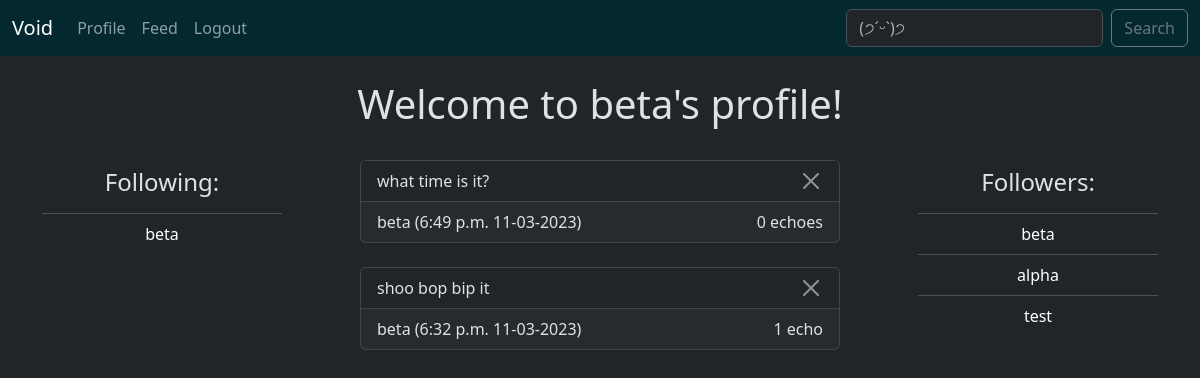
The app's page /profile/beta (signed in) with its own data.
### twitclone/models.py (models this page shows)
class Profile(models.Model):
    user = models.OneToOneField(User, on_delete=models.CASCADE, related_name="profile_user")
    follows = models.ManyToManyField("self",
        related_name="followed_by",
        symmetrical=False,
        blank=True)
    def __str__(self):
        return self.user.username

class Post(models.Model):
    post = models.CharField(max_length=300)
    post_time = models.DateTimeField(auto_now_add=True)
    likes = models.ManyToManyField(Profile,
        related_name="likes",
        blank=True)
    poster = models.ForeignKey(Profile, on_delete=models.CASCADE)
    def __str__(self):
        return (
            f"{self.id} "
            f"{self.poster} "
            f"({self.post_time:%I:%M %p %m-%d-%Y})"
        )

### twitclone/views.py (the view)
# urls.py: path('profile/<str:profile_name>', views.profile, name='profile'),
@login_required
def profile(request, profile_name):
    if Profile.objects.filter(user__username=profile_name).exists():
        profile = Profile.objects.get(user__username=profile_name)
        if request.method == "POST":
            if "follow" in request.POST:
                request.user.profile_user.follows.add(profile)
            elif "delete_post" in request.POST:
                post_id = request.POST["delete_post"].split(" ")[0]
                Post.objects.get(id=int(post_id)).delete()
        context = { "name": request.user, "my_posts": Post.objects.filter(poster__user__username=profile_name).order_by("-post_time"), "profile": profile }
        return render(request, 'twitclone/profile.html', context)
    else:
        raise Http404()

### twitclone/templates/twitclone/profile.html (shortened to what this page needs)
{% extends 'twitclone/base.html' %}
{% block content %}
<h1 class="text-center">
    Welcome to {{ profile.user.profile_user }}'s profile!
</h1>
<div class="d-flex flex-row justify-content-between">
    <div class="text-center mt-4" style="width: 15rem;">
        <ul class="list-group list-group-flush">
            <li class="list-group-item">
                <h4>Following: </h4>
            </li>
            {% for following in profile.follows.all %}
                <li class="list-group-item">
                    <a class="link-body-emphasis link-offset-3 link-underline-opacity-0 link-underline-opacity-0-hover"
                    href="{% url 'profile' profile_name=following.user.profile_user %}">
                        {{ following }}
                    </a>
                </li>
            {% endfor %}
        </ul>
    </div>
    <div class="mt-4">
        {% for post in my_posts %}
        <form id="delete_post_form" action="" method="POST">
            <div class="card " style="width: 30rem;">
                <ul class="list-group list-group-flush">
                    <li class="list-group-item">{{ post.post }}
                        <button type="submit" class="btn-close btn-sm float-end" name="delete_post" value="{{ post }}"></button>
                    </li>
                </ul>
                <div class="card-footer">
                    {{ post.poster }} ({{ post.post_time|date:'g:i a m-d-Y' }})
                    {% if post.likes.count == 1 %}
                        <text class="float-end pr-3">1 echo
                    {% else %}
                        <text class="float-end">{{ post.likes.count }} echoes
                    {% endif %}
                </div>
            </div>
        </form>
            <br/>
        {% endfor %}
    </div>
    <div class="text-center mt-4" style="width: 15rem;">
        <ul class="list-group list-group-flush">
            <li class="list-group-item">
                <h4>Followers: </h4>
            </li>
            {% for following in profile.followed_by.all %}
                <li class="list-group-item">
                    <a class="link-body-emphasis link-offset-3 link-underline-opacity-0 link-underline-opacity-0-hover"
                    href="{% url 'profile' profile_name=following.user.profile_user %}">
                        {{ following }}
                    </a>
                </li>
            {% endfor %}
        </ul>
    </div>
</div>
{% endblock %}

### records on screen
Profile: user.profile_user "beta", user.username "beta"
Post: post "what time is it?", poster "beta", post_time "6:49 p.m. 11-03-2023", likes.count "0"
Post: post "shoo bop bip it", poster "beta", post_time "6:32 p.m. 11-03-2023", shows "1 echo"
Profile: user.username "alpha"
Profile: user.username "test"
